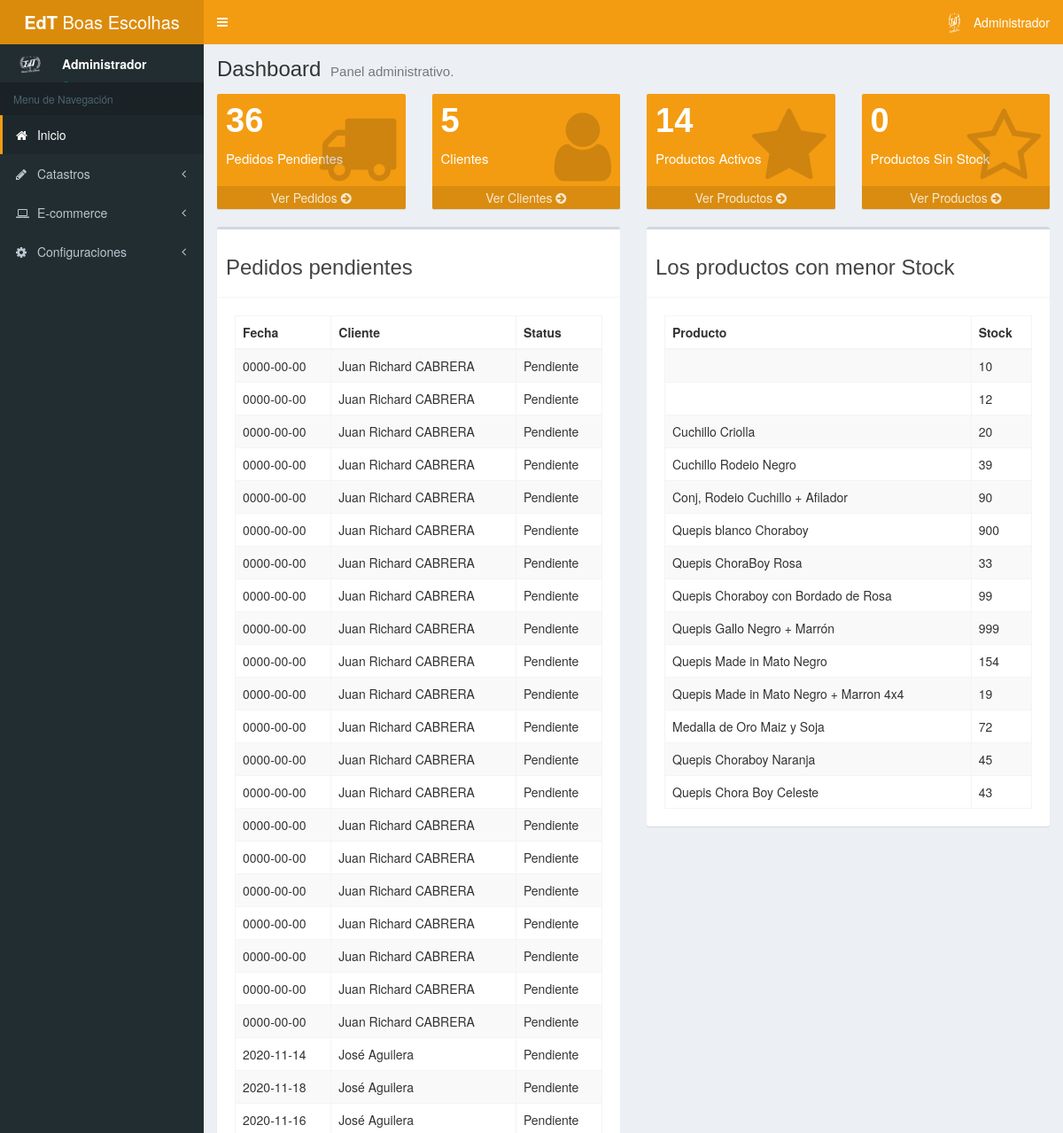
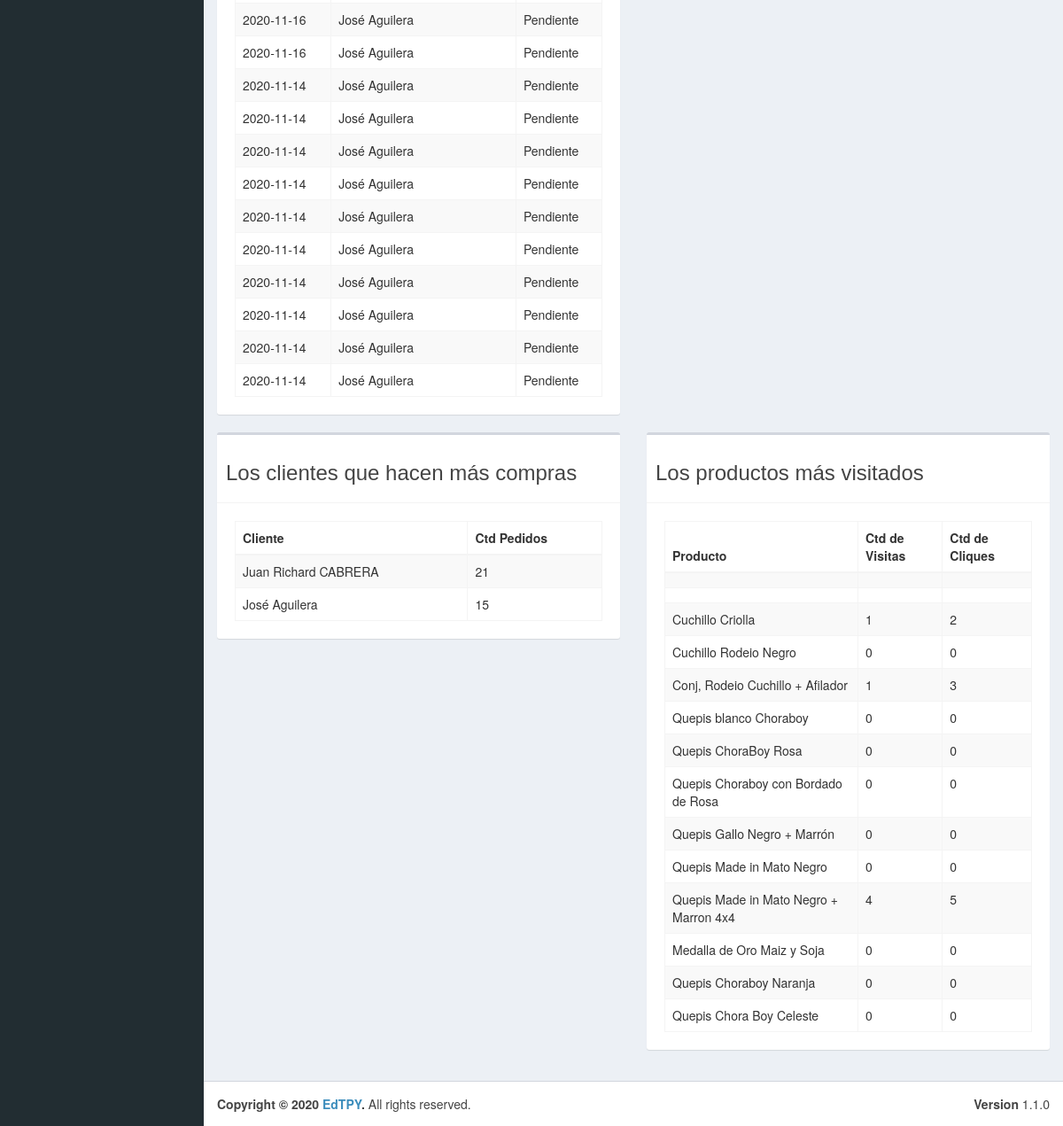
The app's page /admin/index.php (signed in), older data (2 pictures, top to bottom).
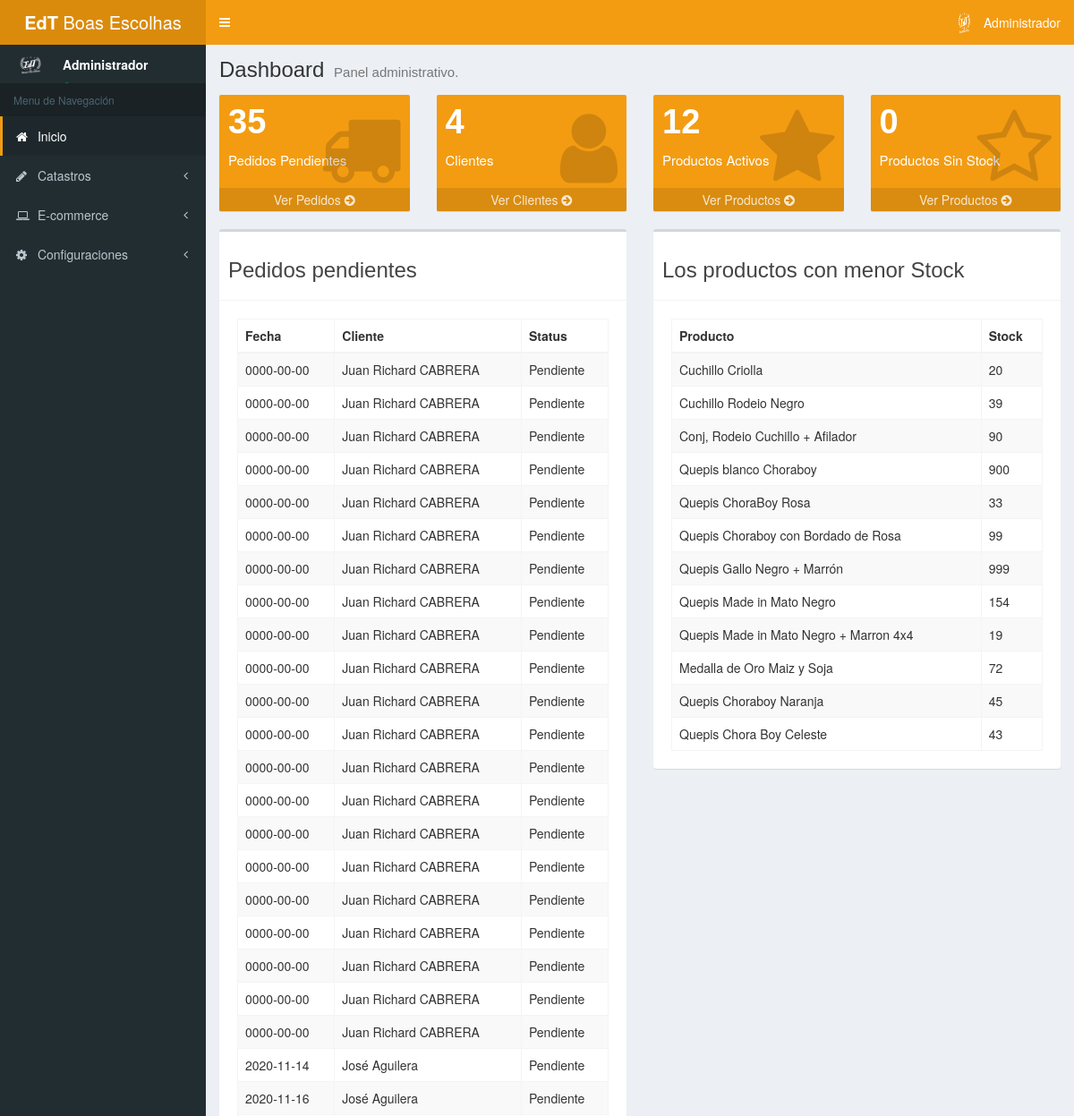
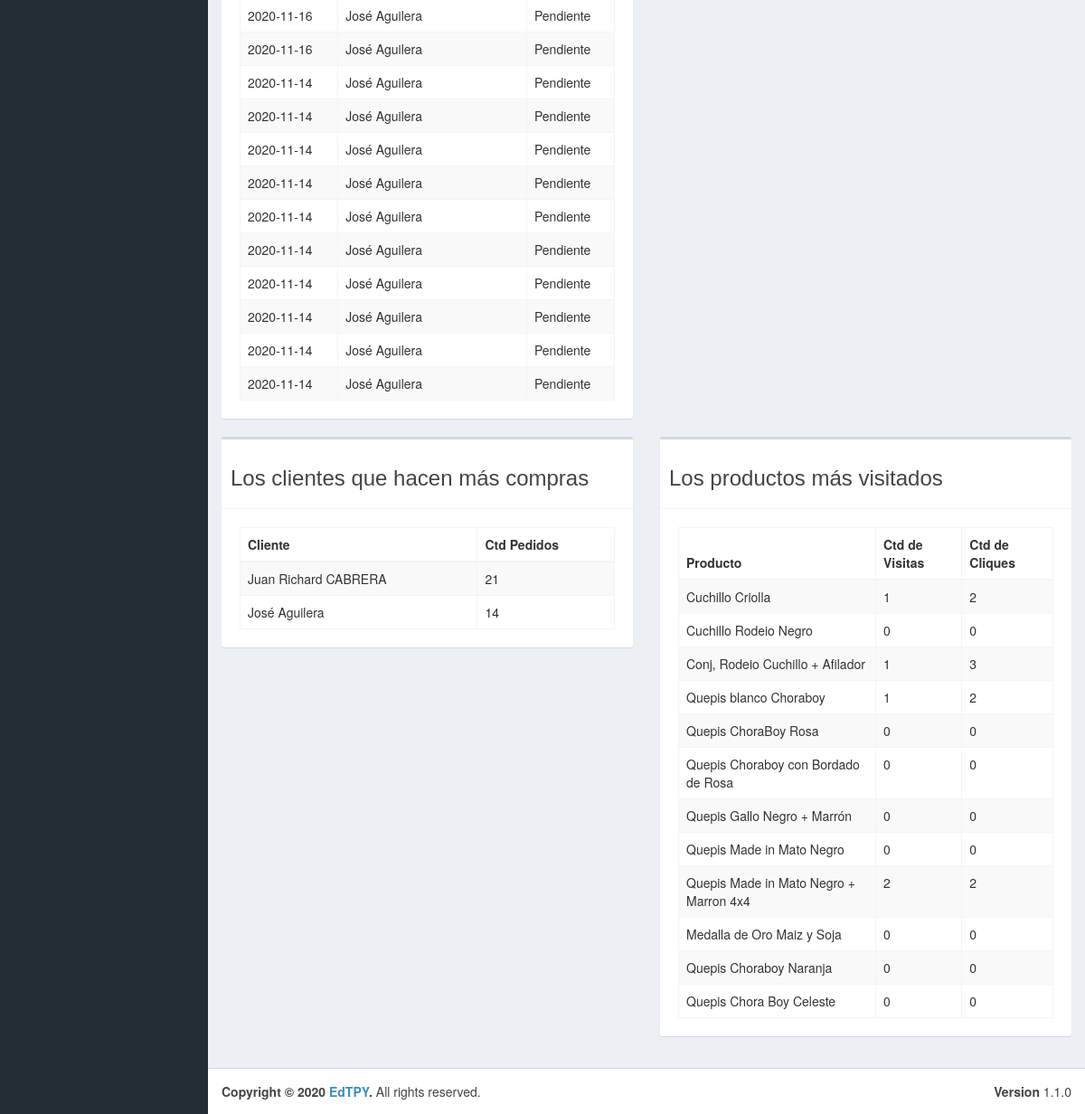
The same page, newer data (2 pictures, top to bottom).
### tables this page shows
CREATE TABLE IF NOT EXISTS `tb_pedido` (
  `id` int(11) NOT NULL AUTO_INCREMENT,
  `fecha` datetime NOT NULL DEFAULT current_timestamp(),
  `id_cliente` int(11) NOT NULL,
  `id_met_pago` int(11) NOT NULL,
  `id_met_envio` int(11) NOT NULL,
  `id_cli_direccion` int(11) NOT NULL DEFAULT 1,
  `total` double NOT NULL,
  `id_factura` int(11) DEFAULT NULL,
  `observacion` varchar(255) DEFAULT NULL,
  `total_envio` double DEFAULT NULL,
  `status` int(11) NOT NULL DEFAULT 0,
  PRIMARY KEY (`id`)
);

CREATE TABLE IF NOT EXISTS `tb_cliente` (
  `id` int(11) NOT NULL AUTO_INCREMENT,
  `nombre` varchar(80) NOT NULL,
  `apellido` varchar(80) DEFAULT NULL,
  `ruc` varchar(20) DEFAULT NULL COMMENT 'RUC, RG, CI',
  `documento` varchar(50) DEFAULT NULL,
  `razon_social` varchar(80) DEFAULT NULL,
  `mayorista` tinyint(1) NOT NULL,
  `telefono` varchar(20) DEFAULT NULL,
  `email` varchar(80) DEFAULT NULL,
  `url` varchar(80) DEFAULT NULL,
  PRIMARY KEY (`id`)
);

CREATE TABLE IF NOT EXISTS `tb_ped_status` (
  `id` int(11) NOT NULL AUTO_INCREMENT,
  `descripcion` varchar(80) NOT NULL,
  PRIMARY KEY (`id`)
);

CREATE TABLE IF NOT EXISTS `tb_producto_stock` (
  `id` int(11) NOT NULL AUTO_INCREMENT,
  `id_producto` int(11) NOT NULL,
  `stock` int(11) NOT NULL,
  `valor_minorista` int(11) DEFAULT NULL,
  `valor_mayorista` int(11) DEFAULT NULL,
  `activo` tinyint(1) NOT NULL,
  PRIMARY KEY (`id`)
);

CREATE TABLE IF NOT EXISTS `tb_producto` (
  `id` int(20) NOT NULL AUTO_INCREMENT,
  `referencia` varchar(20) DEFAULT NULL,
  `nombre` varchar(80) NOT NULL,
  `descripcion` text NOT NULL,
  `valor_minorista` int(11) DEFAULT NULL,
  `valor_mayorista` int(11) DEFAULT NULL,
  `id_marca` int(11) NOT NULL,
  `destaque` tinyint(1) NOT NULL,
  `activo` tinyint(1) NOT NULL,
  `total_hits` int(11) NOT NULL DEFAULT 0,
  `unique_hits` int(11) NOT NULL DEFAULT 0,
  PRIMARY KEY (`id`)
);

### admin/mods/server/pedido.php (called while the page is built, shortened)
<?php
	function getPedidosPendientes () {
		$connection = conn();
		$sql = "SELECT tb_pedido.*, tb_cliente.nombre, tb_cliente.apellido, tb_ped_status.descripcion AS STATUS_PED FROM tb_pedido
                LEFT JOIN tb_cliente ON tb_pedido.id_cliente = tb_cliente.id
				LEFT JOIN tb_ped_status ON tb_pedido.status = tb_ped_status.id
                WHERE tb_pedido.status < 3";
		$query = $connection->prepare($sql);
		$query->execute();
		if ($query->rowCount() > 0) {
			$result= $query->fetchAll();
		} else {
			$result = null;
		}
		return $result;
	}
?>

### admin/mods/objs/index.php (called while the page is built, shortened)
<?php
    include_once "mods/server/producto.php";
    include_once "mods/server/pedido.php";
    $productos_stock = getAllProductoStock();
    $pedidos_pendientes = getPedidosPendientes();
?>

### admin/mods/server/producto.php (called while the page is built, shortened)
<?php
	function getAllProductoStock () {
		$connection = conn();
		$sql = "SELECT tb_producto_stock.*, tb_producto.nombre AS PROD, tb_producto.unique_hits, tb_producto.total_hits FROM tb_producto_stock
				LEFT JOIN tb_producto ON tb_producto_stock.id_producto = tb_producto.id";
		$query = $connection->prepare($sql);
		$query->execute();
		if ($query->rowCount() > 0) {
			$result= $query->fetchAll();
		} else {
			$result = null;
		}
		return $result;
	}
?>

### admin/index.php (the view, shortened to what the rows shown need)
<!DOCTYPE html>
<html>
<head>
	<?php include 'includes/head.php'; ?>
</head>
<body class="hold-transition skin-yellow sidebar-mini">
	<div class="wrapper">
		<?php include 'mods/objs/index.php'; ?>
		<div class="content-wrapper">
			<section class="content-header">
				<h1>
					Dashboard
					<small>Panel administrativo.</small>
				</h1>
			</section>
			<section class="content">
				<div class="row">
            		<div class="col-md-6">
						<div class="box">
							<div class="box-body">
								<div class="box-body table-responsive">
									<table class="table table-striped table-bordered display nowra" id="tablapedidos">
									<thead>
										<tr>
											<th>Fecha</th>
											<th>Cliente</th>
											<th>Status</th>
										</tr>
									</thead>
									<tbody>
										<?php
											if ($pedidos_pendientes != null) {
												foreach ($pedidos_pendientes as $row) {
										?>
										<tr onclick="window.location.href = 'pedido_detalle.php?pedido=<?php echo $row['id'];?>';">
											<td><?php echo substr($row['fecha'], 0, 10);?></td>
											<td><?php echo $row['nombre']." ".$row['apellido'];?></td>
											<td><?php echo $row['STATUS_PED'];?></td>
										</tr>
										<?php
												}
											}
											else {
										?>
										<tr>
											<td colspan="3" class="text-center">Sin informaciones de productos todavía.</td>
										</tr>
										<?php }?>
									</tbody>
									</table>
								</div>
							</div>
						</div>
					</div>
					<div class="col-md-6">
						<div class="box">
							<div class="box-body">
								<div class="box-body table-responsive">
									<table class="table table-striped table-bordered display nowra" id="tablastock">
									<thead>
										<tr>
											<th>Producto</th>
											<th>Stock</th>
										</tr>
									</thead>
										<tbody>
											<?php
												if ($productos_stock != null) {
													foreach ($productos_stock as $row) {
											?>
											<tr>
												<td><?php echo $row['PROD'];?></td>
												<td><?php echo $row['stock'];?></td>
											</tr>
											<?php
													}
												}
											?>
										</tbody>
									</table>
								</div>
							</div>
						</div>
					</div>
				</div>
				<div class="row">
            		<div class="col-md-6">
						<div class="box">
							<div class="box-body">
								<div class="box-body table-responsive">
									<table class="table table-striped table-bordered display nowra" id="tablacliente">
									<thead>
										<tr>
											<th>Cliente</th>
											<th>Ctd Pedidos</th>
										</tr>
									</thead>
									</table>
								</div>
							</div>
						</div>
					</div>
					<div class="col-md-6">
						<div class="box">
							<div class="box-body">
								<div class="box-body table-responsive">
									<table class="table table-striped table-bordered display nowra" id="tablavisitas">
									<thead>
										<tr>
											<th>Producto</th>
											<th>Ctd de Visitas</th>
											<th>Ctd de Cliques</th>
										</tr>
									</thead>
										<tbody>
											<?php
												if ($productos_stock != null) {
													foreach ($productos_stock as $row) {
											?>
											<tr>
												<td><?php echo $row['PROD'];?></td>
												<td><?php echo $row['unique_hits'];?></td>
												<td><?php echo $row['total_hits'];?></td>
											</tr>
											<?php
													}
												}
											?>
										</tbody>
									</table>
								</div>
							</div>
						</div>
					</div>
				</div>
			</section>
		</div>
	</div>
</body>
</html>

Row changes from the older to the newer data that the page shows:
removed tb_pedido: fecha "2020-11-18", id_cliente.nombre "José", id_cliente.apellido "Aguilera", tb_ped_status.descripcion "Pendiente"
removed tb_producto_stock: stock "10"
removed tb_producto_stock: stock "12"
changed through a linked row, tb_producto_stock "Quepis blanco Choraboy": id_producto.unique_hits "0" → "1"; id_producto.total_hits "0" → "2"
changed through a linked row, tb_producto_stock "Quepis Made in Mato Negro + Marron 4x4": id_producto.unique_hits "4" → "2"; id_producto.total_hits "5" → "2"
Text that changed along with them:
$ctd_pedidos['PENDIENTES']: "36" → "35"
$ctd_clientes['TOTAL']: "5" → "4"
$ctd_productos['EnStock']: "14" → "12"
new list line: "José Aguilera 14"
list line gone: "José Aguilera 15"
